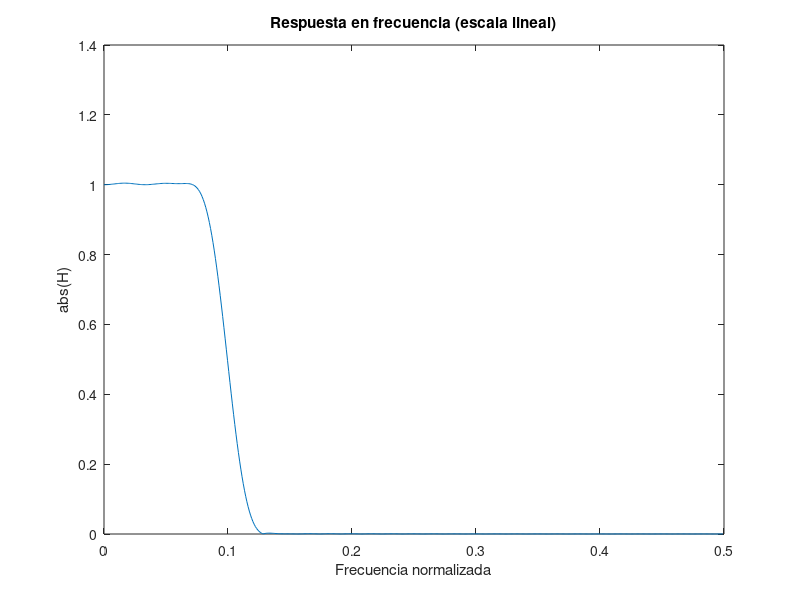

MATLAB code to generate this figure: (Note: this script raises an error after producing the figure.)
L = 5;
M = 3;

%Obtenga el valor de la frecuencia de corte del filtro
fc = 1 / (2 * max(L, M));

N = 60; % Orden del filtro 

%Calculo de los coeficientes del filtro con la función fir1, 
%tenga en cuenta que debe multiplicar por 2 el valor de fc
B = fir1(N, 2*fc);

%Obtenga la respuesta en frecuencia con freqz
[H,W]= freqz(B,1);

% Convierta W a frecuencia normalizada
Wn = W/(2*pi);

% Representación en escala lineal
figure(1)
%inserte aqui la instruccion con el plot
plot(Wn, abs(H))


title('Respuesta en frecuencia (escala lineal)')
xlabel('Frecuencia normalizada')
ylabel('abs(H)')

% Convierta el resultado a dBs
Hdb = 20*log10(abs(H));

%Representación en dBs
figure(2)
%inserte aqui la instruccion con el plot
plot(f,Hdb)
title('Respuesta en frecuencia (escala dBs)')
xlabel('Frecuencia normalizada')
ylabel('abs(H) (dB)')

%Una vez ejecute el script descomente la siguiente linea y completela con el valor observado el la grafica
%La mínima atenuación es la que corresponde a la diferencia entre el valor máximo de la respuesta en frecuencia del filtro, , y la amplitud del primer lóbulo (lóbulo principal) en la banda atenuada, .
minAtenuacion = 52.3381;
